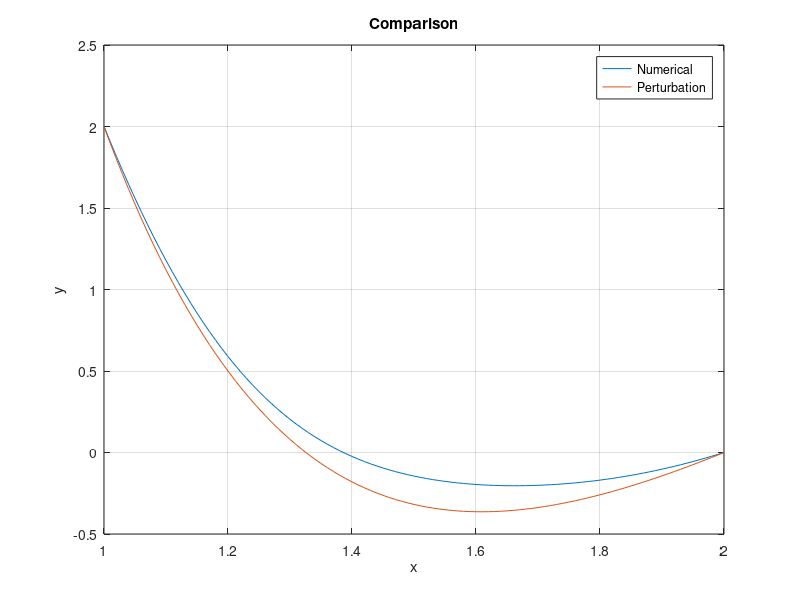

Source code (MATLAB):
numcyc=400;%number of cycles
num=100;%number of grid points
st=1/num;%size of step
epsi=0.5;%equation parameter
xs=[1:st:2];%x series
ys=zeros(num+1,1);%y series
ysper=zeros(num+1,1);%y series, perturbation
cone=4/(exp(-0.5/epsi)-0.5*exp(-2/epsi));
czero=-4-2*exp(-2/epsi)/(exp(-0.5/epsi)-0.5*exp(-2/epsi));
for i=1:(num+1)
    ysper(i,1)=cone/(1+(i-1)*st)*exp(-0.5/epsi*(1+(i-1)*st)^2)+2*(1+(i-1)*st)+czero;
end
ys(1,1)=2;%boundary value
ys(num+1,1)=0;%boundary value
for k=1:numcyc
for i=2:num
    ys(i,1)=ys(i+1,1)*0.5+0.5*ys(i-1,1)+(st+(i-1)*st*st)/(4*epsi)*(ys(i+1,1)-ys(i-1,1))-(st^2+(i-1)*st^3)/epsi;
end
end
plot(xs,ys,xs,ysper),xlabel('x'),ylabel('y'),title('Comparison'),grid on,legend('Numerical','Perturbation')